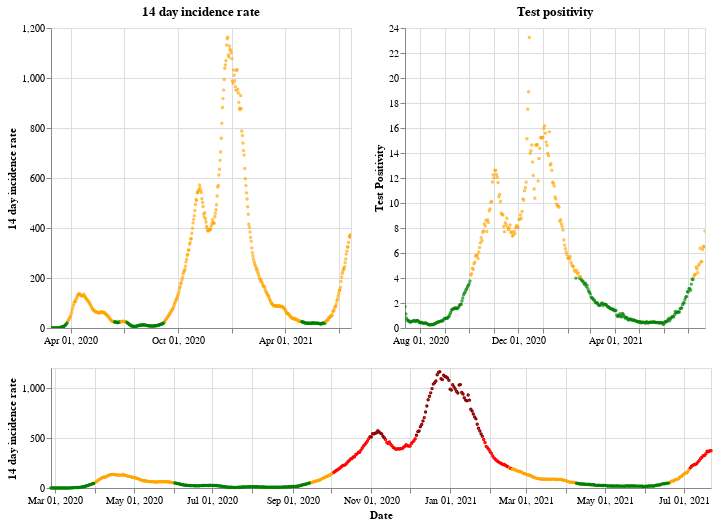

This figure's notebook cell:
### Markdown cell above
## Wales

### Code cell
plot_traffic_light('Wales')

### Figure 1 — Vega-Lite specification as saved in the notebook (floating-point values rounded to 4 significant figures; data arrays with more than 128 entries replaced by an {"elided": "..."} marker saying what was removed)
{"config": {"view": {"continuousWidth": 400, "continuousHeight": 300}}, "vconcat": [{"hconcat": [{"mark": {"type": "point", "size": 2}, "encoding": {"color": {"condition": {"value": "green", "test": "(datum.twoWeeklyCasesRate <= 25)"}, "value": "orange"}, "tooltip": [{"type": "nominal", "field": "areaName"}, {"type": "temporal", "field": "date"}, {"type": "quantitative", "field": "twoWeeklyCasesRate"}, {"type": "quantitative", "field": "testPositivity"}], "x": {"type": "temporal", "axis": {"title": ""}, "field": "date", "scale": {"domain": {"selection": "DateBrush"}}, "timeUnit": "yearmonthdate"}, "y": {"type": "quantitative", "axis": {"title": "14 day incidence rate"}, "field": "twoWeeklyCasesRate"}}, "title": "14 day incidence rate", "width": 300}, {"mark": {"type": "point", "size": 2}, "encoding": {"color": {"condition": {"value": "green", "test": "(datum.testPositivity <= 4)"}, "value": "orange"}, "tooltip": [{"type": "nominal", "field": "areaName"}, {"type": "temporal", "field": "date"}, {"type": "quantitative", "field": "twoWeeklyCasesRate"}, {"type": "quantitative", "field": "testPositivity"}], "x": {"type": "temporal", "axis": {"title": ""}, "field": "date", "scale": {"domain": {"selection": "DateBrush"}}, "timeUnit": "yearmonthdate"}, "y": {"type": "quantitative", "axis": {"title": "Test Positivity"}, "field": "testPositivity"}}, "title": "Test positivity", "width": 300}]}, {"layer": [{"mark": {"type": "point", "size": 2}, "encoding": {"color": {"condition": {"value": "orange", "test": "(((datum.testPositivity < 4) && (datum.twoWeeklyCasesRate >= 50)) && (datum.twoWeeklyCasesRate < 200))"}, "value": "red"}, "opacity": {"condition": {"value": 1, "test": "((datum.twoWeeklyCasesRate >= 50) && (datum.twoWeeklyCasesRate < 500))"}, "value": 0}, "tooltip": [{"type": "nominal", "field": "areaName"}, {"type": "temporal", "field": "date"}, {"type": "quantitative", "field": "twoWeeklyCasesRate"}, {"type": "quantitative", "field": "testPositivity"}], "x": {"type": "temporal", "axis": {"title": "Date"}, "field": "date", "timeUnit": "yearmonthdate"}, "y": {"type": "quantitative", "axis": {"title": "14 day incidence rate"}, "field": "twoWeeklyCasesRate"}}, "selection": {"DateBrush": {"type": "interval", "encodings": ["x"], "fields": ["Time"]}}}, {"mark": {"type": "point", "size": 2}, "encoding": {"color": {"value": "darkred"}, "opacity": {"condition": {"value": 1, "test": "(datum.twoWeeklyCasesRate >= 500)"}, "value": 0}, "tooltip": [{"type": "nominal", "field": "areaName"}, {"type": "temporal", "field": "date"}, {"type": "quantitative", "field": "twoWeeklyCasesRate"}, {"type": "quantitative", "field": "testPositivity"}], "x": {"type": "temporal", "axis": {"title": "Date"}, "field": "date", "timeUnit": "yearmonthdate"}, "y": {"type": "quantitative", "axis": {"title": "14 day incidence rate"}, "field": "twoWeeklyCasesRate"}}}, {"mark": {"type": "point", "size": 2}, "encoding": {"color": {"condition": {"value": "green", "test": "((datum.testPositivity < 4) && (datum.twoWeeklyCasesRate < 50))"}, "value": "orange"}, "opacity": {"condition": {"value": 1, "test": "(datum.twoWeeklyCasesRate < 50)"}, "value": 0}, "tooltip": [{"type": "nominal", "field": "areaName"}, {"type": "temporal", "field": "date"}, {"type": "quantitative", "field": "twoWeeklyCasesRate"}, {"type": "quantitative", "field": "testPositivity"}], "x": {"type": "temporal", "axis": {"title": "Date"}, "field": "date", "timeUnit": "yearmonthdate"}, "y": {"type": "quantitative", "axis": {"title": "14 day incidence rate"}, "field": "twoWeeklyCasesRate"}}}], "height": 120, "width": 660}], "data": {"name": "data-e427b293f79d5cfc6750a400eaf47caa"}, "$schema": "https://vega.github.io/schema/vega-lite/v4.8.1.json", "datasets": {"data-e427b293f79d5cfc6750a400eaf47caa": {"elided": "512 records"}}}
